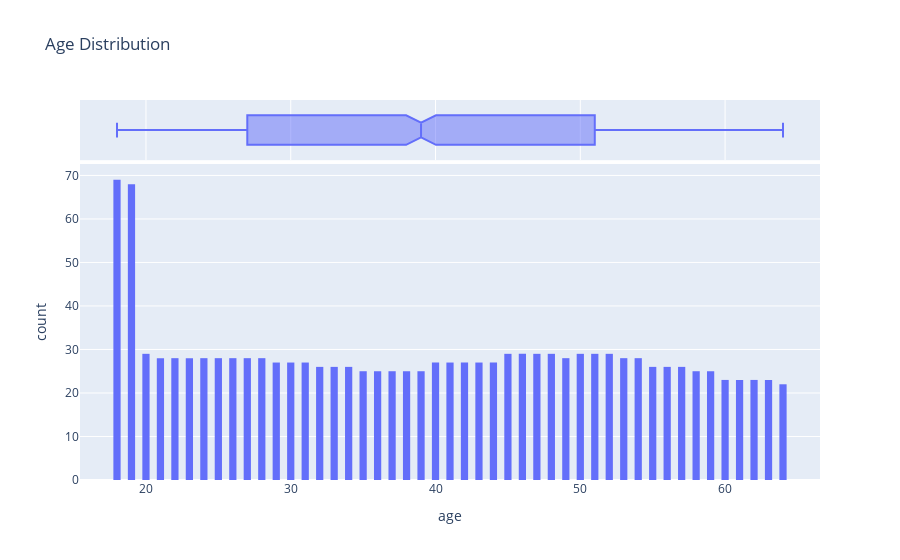

Notebook code cell kept with this figure:
### Code cell
age_fig = px.histogram(medical_df, x="age", marginal = "box", nbins = 47, title = "Age Distribution")
age_fig.update_layout(bargap = 0.5)
age_fig.show()

### Figure 1 — Plotly figure (JSON) as saved in the notebook; plotly's stock layout.template omitted (floating-point values rounded to 4 significant figures; data arrays with more than 128 entries replaced by an {"elided": "..."} marker saying what was removed)
{"data": [{"alignmentgroup": "True", "bingroup": "x", "hovertemplate": "age=%{x}<br>count=%{y}<extra></extra>", "legendgroup": "", "marker": {"color": "#636efa", "pattern": {"shape": ""}}, "name": "", "nbinsx": 47, "offsetgroup": "", "orientation": "v", "showlegend": false, "type": "histogram", "x": {"elided": "1338 int values"}, "xaxis": "x", "yaxis": "y"}, {"alignmentgroup": "True", "hovertemplate": "age=%{x}<extra></extra>", "legendgroup": "", "marker": {"color": "#636efa"}, "name": "", "notched": true, "offsetgroup": "", "showlegend": false, "type": "box", "x": {"elided": "1338 int values"}, "xaxis": "x2", "yaxis": "y2"}], "layout": {"autosize": true, "bargap": 0.5, "barmode": "relative", "legend": {"tracegroupgap": 0}, "title": {"text": "Age Distribution"}, "xaxis": {"anchor": "y", "autorange": true, "domain": [0, 1], "range": [15.44, 66.56], "title": {"text": "age"}, "type": "linear"}, "xaxis2": {"anchor": "y2", "autorange": true, "domain": [0, 1], "matches": "x", "range": [15.44, 66.56], "showgrid": true, "showticklabels": false, "type": "linear"}, "yaxis": {"anchor": "x", "autorange": true, "domain": [0, 0.8316], "range": [0, 72.63], "title": {"text": "count"}}, "yaxis2": {"anchor": "x2", "autorange": true, "domain": [0.8416, 1], "matches": "y2", "range": [-0.5, 0.5], "showgrid": false, "showline": false, "showticklabels": false, "ticks": "", "type": "category"}}}
